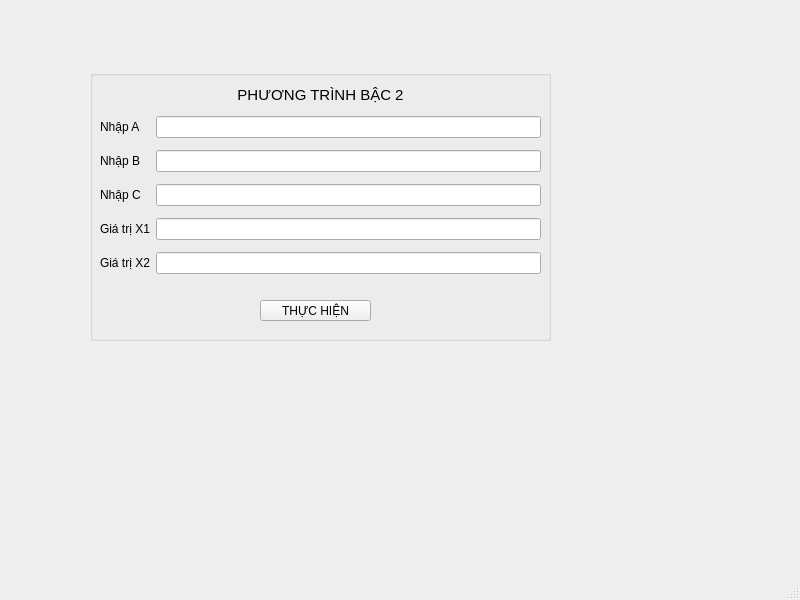
<?xml version="1.0" encoding="UTF-8"?>
<ui version="4.0">
 <class>MainWindow</class>
 <widget class="QMainWindow" name="MainWindow">
  <property name="geometry">
   <rect>
    <x>0</x>
    <y>0</y>
    <width>800</width>
    <height>600</height>
   </rect>
  </property>
  <property name="windowTitle">
   <string>MainWindow</string>
  </property>
  <widget class="QWidget" name="centralwidget">
   <widget class="QGroupBox" name="groupBox">
    <property name="geometry">
     <rect>
      <x>90</x>
      <y>70</y>
      <width>461</width>
      <height>271</height>
     </rect>
    </property>
    <property name="title">
     <string/>
    </property>
    <widget class="QLabel" name="label">
     <property name="geometry">
      <rect>
       <x>10</x>
       <y>10</y>
       <width>441</width>
       <height>31</height>
      </rect>
     </property>
     <property name="text">
      <string>&lt;html&gt;&lt;head/&gt;&lt;body&gt;&lt;p align=&quot;center&quot;&gt;&lt;span style=&quot; font-size:11pt; color:#000000;&quot;&gt;PHƯƠNG TRÌNH BẬC 2&lt;/span&gt;&lt;/p&gt;&lt;/body&gt;&lt;/html&gt;</string>
     </property>
    </widget>
    <widget class="QWidget" name="gridLayoutWidget">
     <property name="geometry">
      <rect>
       <x>10</x>
       <y>40</y>
       <width>441</width>
       <height>171</height>
      </rect>
     </property>
     <layout class="QGridLayout" name="gridLayout">
      <item row="3" column="0">
       <widget class="QLabel" name="label_5">
        <property name="text">
         <string>Giá trị X1</string>
        </property>
       </widget>
      </item>
      <item row="0" column="0">
       <widget class="QLabel" name="label_2">
        <property name="text">
         <string>Nhập A</string>
        </property>
       </widget>
      </item>
      <item row="3" column="1">
       <widget class="QLineEdit" name="lineEditX1"/>
      </item>
      <item row="1" column="1">
       <widget class="QLineEdit" name="lineEditB"/>
      </item>
      <item row="2" column="1">
       <widget class="QLineEdit" name="lineEditC"/>
      </item>
      <item row="0" column="1">
       <widget class="QLineEdit" name="lineEditA"/>
      </item>
      <item row="2" column="0">
       <widget class="QLabel" name="label_4">
        <property name="text">
         <string>Nhập C</string>
        </property>
       </widget>
      </item>
      <item row="1" column="0">
       <widget class="QLabel" name="label_3">
        <property name="text">
         <string>Nhập B</string>
        </property>
       </widget>
      </item>
      <item row="4" column="0">
       <widget class="QLabel" name="label_6">
        <property name="text">
         <string>Giá trị X2</string>
        </property>
       </widget>
      </item>
      <item row="4" column="1">
       <widget class="QLineEdit" name="lineEditX2"/>
      </item>
     </layout>
    </widget>
    <widget class="QPushButton" name="pushButton">
     <property name="geometry">
      <rect>
       <x>170</x>
       <y>230</y>
       <width>111</width>
       <height>21</height>
      </rect>
     </property>
     <property name="text">
      <string>THỰC HIỆN</string>
     </property>
    </widget>
   </widget>
  </widget>
  <widget class="QMenuBar" name="menubar">
   <property name="geometry">
    <rect>
     <x>0</x>
     <y>0</y>
     <width>800</width>
     <height>21</height>
    </rect>
   </property>
  </widget>
  <widget class="QStatusBar" name="statusbar"/>
 </widget>
 <resources/>
 <connections>
  <connection>
   <sender>pushButton</sender>
   <signal>clicked()</signal>
   <receiver>lineEditX1</receiver>
   <slot>update()</slot>
   <hints>
    <hint type="sourcelabel">
     <x>315</x>
     <y>331</y>
    </hint>
    <hint type="destinationlabel">
     <x>344</x>
     <y>247</y>
    </hint>
   </hints>
  </connection>
 </connections>
</ui>
